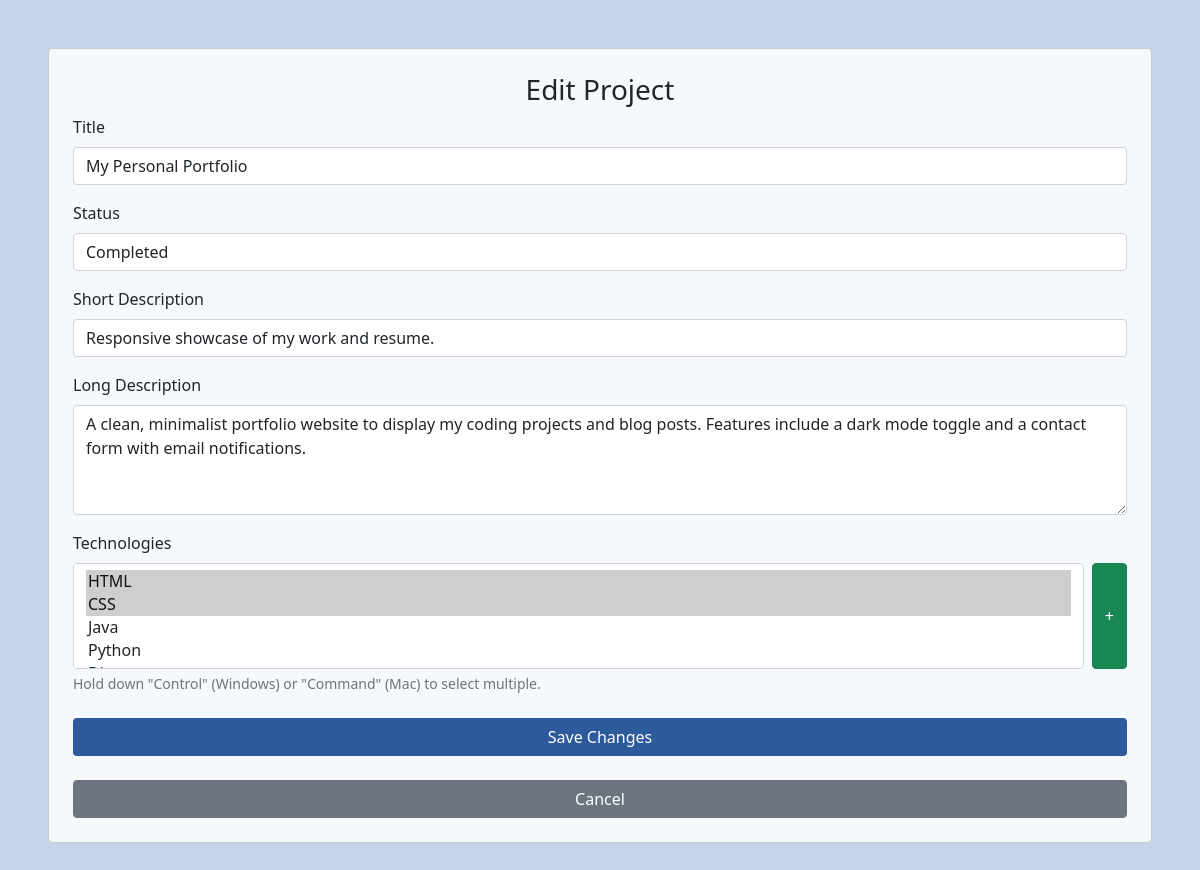
The app's page /edit_project/2 (signed in) with its own data.
### projectManager/models.py (models this page shows, shortened)
class Project(models.Model):
    title = models.CharField(max_length=50)
    creator = models.ForeignKey(User, on_delete=models.CASCADE, related_name='projects')
    short_description = models.TextField(max_length=80)
    long_description = models.TextField()
    technologies = models.ManyToManyField(Technology, related_name='technologies')
    status = models.CharField(max_length=20, choices=STATUS_CHOICES, default='ongoing')
    created_at = models.DateTimeField(auto_now_add=True)

### projectManager/views.py (the view)
# urls.py: path("edit_project/<int:id>", views.edit_project, name="edit_project"),
@login_required
def edit_project(request, id):
    project = Project.objects.get(id=id)
    if request.user != project.creator:
        messages.error(request, "You are not authorized to edit this project.")
        return redirect('project', id=id)
    if request.method == "POST":
        form = ProjectForm(request.POST, instance=project)
        if form.is_valid():
            form.save()
            messages.success(request, "Project updated successfully!")
            return redirect('project', id=id)
    else:
        form = ProjectForm(instance=project)
    tech_form = TechnologyForm()
    return render(request, "projectManager/edit_project.html", {
        "form": form,
        "tech_form": tech_form,
        "project": project
    })

### projectManager/forms.py
class ProjectForm(forms.ModelForm):
    class Meta:
        model = Project
        fields = ['title', 'short_description', 'long_description', 'status', 'technologies']
        widgets = {
            'title': forms.TextInput(attrs={
                'class': 'form-control w-100',
                'placeholder': 'Enter project title'
            }),
            'short_description': forms.TextInput(attrs={
                'class': 'form-control w-100',
                'placeholder': 'Enter short description'
            }),
            'long_description': forms.Textarea(attrs={
                'class': 'form-control w-100',
                'placeholder': 'Enter detailed description',
                'rows': 4
            }),
            'status': forms.Select(attrs={
                'class': 'form-control w-100',
            }),
            'technologies': forms.SelectMultiple(attrs={
                'class': 'form-control w-100',
            })
        }

class TechnologyForm(forms.ModelForm):
    class Meta:
        model = Technology
        fields = ['name']
        widgets = {
            'name': forms.TextInput(attrs={
                'class': 'form-control',
                'placeholder': 'Enter new technology name',
                'id': 'new-tech-name'  # ID for easy JS access
            })
        }

### projectManager/models.py (called while the page is built)
    def __str__(self):
        return self.name

### projectManager/templates/projectManager/edit_project.html (shortened to what this page needs)
{% extends 'projectManager/layout.html' %}
{% load static %}
{% block body %}
<main class="p-5">
    <div class="bg-light container mx-auto p-4 rounded">
        <h3 class="mb-2 text-center">Edit Project</h3>
        <form action="{% url 'edit_project' project.id %}" method="post">
            <fieldset class="mb-3">
                <label class="form-label">Title</label>
                {{ form.title }}
            </fieldset>
            <fieldset class="mb-3">
                <label class="form-label">Status</label>
                {{ form.status }}
            </fieldset>
            <fieldset class="mb-3">
                <label class="form-label">Short Description</label>
                {{ form.short_description }}
            </fieldset>
            <fieldset class="mb-3">
                <label class="form-label">Long Description</label>
                {{ form.long_description }}
            </fieldset>
            <fieldset class="mb-4">
                <label class="form-label">Technologies</label>
                <div class="d-flex gap-2">
                    {{ form.technologies }}
                    <button type="button" class="btn btn-success" data-bs-toggle="modal" data-bs-target="#addTechModal">
                        +
                    </button>
                </div>
                <div class="form-text text-muted">Hold down "Control" (Windows) or "Command" (Mac) to select multiple.</div>
            </fieldset>
            <input type="submit" value="Save Changes" class="btn btn-main w-100">
            <a href="{% url 'project' project.id %}" class="btn btn-secondary w-100 mt-4">Cancel</a>
        </form>
    </div>
</main>
{% endblock %}

### projectManager/static/projectManager/styles.css (style rules this page uses)
body { background-color:#c4d4ea; }
.bg-light { background-color: #f6f9fb !important; border: 1px solid #ccc; }
.btn-main { background-color: #2d5a9a; color: white; }

### records on screen
Project: title "My Personal Portfolio", status "Completed", short_description "Responsive showcase of my work and resume.", long_description "A clean, minimalist portfolio website to display my coding projects and blog posts. Features include a dark mode toggle and a contact form with email notifications."
